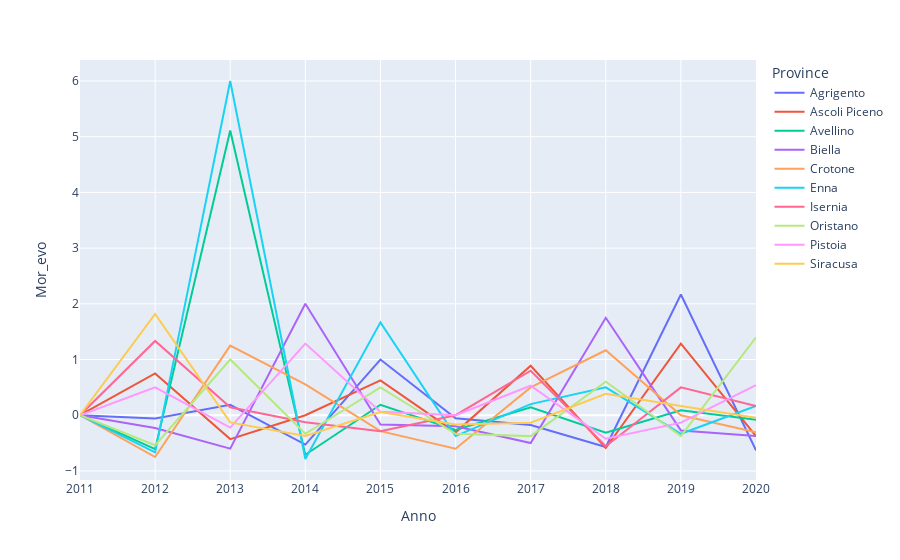

Notebook code cell kept with this figure:
### Code cell
# Let's display worst 10 provinces
fig = px.line(ISTAT_car_acc.join(Top10,
                                 how='inner'),
              x="Anno", 
              y="Mor_evo", 
              color='Province')
fig.show()

### Figure 1 — Plotly figure (JSON) as saved in the notebook; plotly's stock layout.template omitted (floating-point values rounded to 4 significant figures)
{"data": [{"hovertemplate": "Province=Agrigento<br>Anno=%{x}<br>Mor_evo=%{y}<extra></extra>", "legendgroup": "Agrigento", "line": {"color": "#636efa", "dash": "solid"}, "mode": "lines", "name": "Agrigento", "orientation": "v", "showlegend": true, "type": "scatter", "x": [2011, 2012, 2013, 2014, 2015, 2016, 2017, 2018, 2019, 2020], "xaxis": "x", "y": [0, -0.05882, 0.1875, -0.5263, 1, -0.05556, -0.1765, -0.5714, 2.167, -0.6316], "yaxis": "y"}, {"hovertemplate": "Province=Ascoli Piceno<br>Anno=%{x}<br>Mor_evo=%{y}<extra></extra>", "legendgroup": "Ascoli Piceno", "line": {"color": "#EF553B", "dash": "solid"}, "mode": "lines", "name": "Ascoli Piceno", "orientation": "v", "showlegend": true, "type": "scatter", "x": [2011, 2012, 2013, 2014, 2015, 2016, 2017, 2018, 2019, 2020], "xaxis": "x", "y": [0, 0.75, -0.4286, 0, 0.625, -0.3077, 0.8889, -0.5882, 1.286, -0.375], "yaxis": "y"}, {"hovertemplate": "Province=Avellino<br>Anno=%{x}<br>Mor_evo=%{y}<extra></extra>", "legendgroup": "Avellino", "line": {"color": "#00cc96", "dash": "solid"}, "mode": "lines", "name": "Avellino", "orientation": "v", "showlegend": true, "type": "scatter", "x": [2011, 2012, 2013, 2014, 2015, 2016, 2017, 2018, 2019, 2020], "xaxis": "x", "y": [0, -0.6087, 5.111, -0.7091, 0.1875, -0.2632, 0.1429, -0.3125, 0.09091, -0.08333], "yaxis": "y"}, {"hovertemplate": "Province=Biella<br>Anno=%{x}<br>Mor_evo=%{y}<extra></extra>", "legendgroup": "Biella", "line": {"color": "#ab63fa", "dash": "solid"}, "mode": "lines", "name": "Biella", "orientation": "v", "showlegend": true, "type": "scatter", "x": [2011, 2012, 2013, 2014, 2015, 2016, 2017, 2018, 2019, 2020], "xaxis": "x", "y": [0, -0.2308, -0.6, 2, -0.1667, -0.2, -0.5, 1.75, -0.2727, -0.375], "yaxis": "y"}, {"hovertemplate": "Province=Crotone<br>Anno=%{x}<br>Mor_evo=%{y}<extra></extra>", "legendgroup": "Crotone", "line": {"color": "#FFA15A", "dash": "solid"}, "mode": "lines", "name": "Crotone", "orientation": "v", "showlegend": true, "type": "scatter", "x": [2011, 2012, 2013, 2014, 2015, 2016, 2017, 2018, 2019, 2020], "xaxis": "x", "y": [0, -0.75, 1.25, 0.5556, -0.2857, -0.6, 0.5, 1.167, 0, -0.3077], "yaxis": "y"}, {"hovertemplate": "Province=Enna<br>Anno=%{x}<br>Mor_evo=%{y}<extra></extra>", "legendgroup": "Enna", "line": {"color": "#19d3f3", "dash": "solid"}, "mode": "lines", "name": "Enna", "orientation": "v", "showlegend": true, "type": "scatter", "x": [2011, 2012, 2013, 2014, 2015, 2016, 2017, 2018, 2019, 2020], "xaxis": "x", "y": [0, -0.6667, 6, -0.7857, 1.667, -0.375, 0.2, 0.5, -0.3333, 0.1667], "yaxis": "y"}, {"hovertemplate": "Province=Isernia<br>Anno=%{x}<br>Mor_evo=%{y}<extra></extra>", "legendgroup": "Isernia", "line": {"color": "#FF6692", "dash": "solid"}, "mode": "lines", "name": "Isernia", "orientation": "v", "showlegend": true, "type": "scatter", "x": [2011, 2012, 2013, 2014, 2015, 2016, 2017, 2018, 2019, 2020], "xaxis": "x", "y": [0, 1.333, 0.1429, -0.125, -0.2857, 0, 0.8, -0.5556, 0.5, 0.1667], "yaxis": "y"}, {"hovertemplate": "Province=Oristano<br>Anno=%{x}<br>Mor_evo=%{y}<extra></extra>", "legendgroup": "Oristano", "line": {"color": "#B6E880", "dash": "solid"}, "mode": "lines", "name": "Oristano", "orientation": "v", "showlegend": true, "type": "scatter", "x": [2011, 2012, 2013, 2014, 2015, 2016, 2017, 2018, 2019, 2020], "xaxis": "x", "y": [0, -0.5385, 1, -0.3333, 0.5, -0.3333, -0.375, 0.6, -0.375, 1.4], "yaxis": "y"}, {"hovertemplate": "Province=Pistoia<br>Anno=%{x}<br>Mor_evo=%{y}<extra></extra>", "legendgroup": "Pistoia", "line": {"color": "#FF97FF", "dash": "solid"}, "mode": "lines", "name": "Pistoia", "orientation": "v", "showlegend": true, "type": "scatter", "x": [2011, 2012, 2013, 2014, 2015, 2016, 2017, 2018, 2019, 2020], "xaxis": "x", "y": [0, 0.5, -0.2222, 1.286, 0.0625, 0, 0.5294, -0.4231, -0.1333, 0.5385], "yaxis": "y"}, {"hovertemplate": "Province=Siracusa<br>Anno=%{x}<br>Mor_evo=%{y}<extra></extra>", "legendgroup": "Siracusa", "line": {"color": "#FECB52", "dash": "solid"}, "mode": "lines", "name": "Siracusa", "orientation": "v", "showlegend": true, "type": "scatter", "x": [2011, 2012, 2013, 2014, 2015, 2016, 2017, 2018, 2019, 2020], "xaxis": "x", "y": [0, 1.818, -0.129, -0.3704, 0.05882, -0.1667, -0.1333, 0.3846, 0.1667, -0.04762], "yaxis": "y"}], "layout": {"legend": {"title": {"text": "Province"}, "tracegroupgap": 0}, "margin": {"t": 60}, "xaxis": {"anchor": "y", "domain": [0, 1], "title": {"text": "Anno"}}, "yaxis": {"anchor": "x", "domain": [0, 1], "title": {"text": "Mor_evo"}}}}
